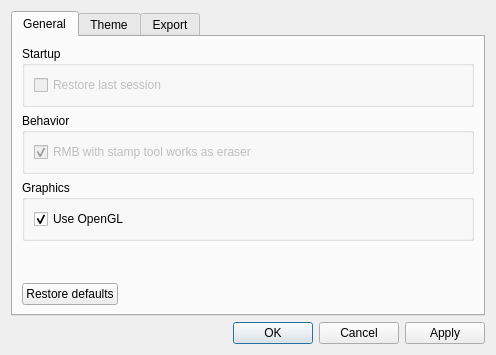
<?xml version="1.0" encoding="UTF-8"?>
<ui version="4.0">
 <class>settings_dialog</class>
 <widget class="QDialog" name="settings_dialog">
  <property name="geometry">
   <rect>
    <x>0</x>
    <y>0</y>
    <width>496</width>
    <height>355</height>
   </rect>
  </property>
  <property name="sizePolicy">
   <sizepolicy hsizetype="Preferred" vsizetype="Preferred">
    <horstretch>0</horstretch>
    <verstretch>0</verstretch>
   </sizepolicy>
  </property>
  <property name="windowTitle">
   <string>Settings</string>
  </property>
  <property name="windowOpacity">
   <double>1.000000000000000</double>
  </property>
  <layout class="QVBoxLayout" name="verticalLayout_2">
   <property name="sizeConstraint">
    <enum>QLayout::SetMaximumSize</enum>
   </property>
   <item>
    <widget class="QTabWidget" name="tabWidget">
     <property name="enabled">
      <bool>true</bool>
     </property>
     <property name="sizePolicy">
      <sizepolicy hsizetype="Preferred" vsizetype="Preferred">
       <horstretch>0</horstretch>
       <verstretch>0</verstretch>
      </sizepolicy>
     </property>
     <property name="maximumSize">
      <size>
       <width>9999</width>
       <height>9999</height>
      </size>
     </property>
     <property name="tabPosition">
      <enum>QTabWidget::North</enum>
     </property>
     <property name="tabShape">
      <enum>QTabWidget::Rounded</enum>
     </property>
     <property name="currentIndex">
      <number>0</number>
     </property>
     <widget class="QWidget" name="generalTab">
      <property name="sizePolicy">
       <sizepolicy hsizetype="Expanding" vsizetype="Expanding">
        <horstretch>0</horstretch>
        <verstretch>0</verstretch>
       </sizepolicy>
      </property>
      <attribute name="title">
       <string>General</string>
      </attribute>
      <layout class="QVBoxLayout" name="verticalLayout_3">
       <item>
        <widget class="QGroupBox" name="startupGroup">
         <property name="sizePolicy">
          <sizepolicy hsizetype="Preferred" vsizetype="Preferred">
           <horstretch>0</horstretch>
           <verstretch>0</verstretch>
          </sizepolicy>
         </property>
         <property name="title">
          <string>Startup</string>
         </property>
         <layout class="QFormLayout" name="formLayout_2">
          <item row="1" column="0">
           <widget class="QCheckBox" name="restoreLastSessionCheck">
            <property name="enabled">
             <bool>false</bool>
            </property>
            <property name="text">
             <string>Restore last session</string>
            </property>
           </widget>
          </item>
         </layout>
        </widget>
       </item>
       <item>
        <widget class="QGroupBox" name="behaviorGroup">
         <property name="sizePolicy">
          <sizepolicy hsizetype="Preferred" vsizetype="Preferred">
           <horstretch>0</horstretch>
           <verstretch>0</verstretch>
          </sizepolicy>
         </property>
         <property name="title">
          <string>Behavior</string>
         </property>
         <layout class="QFormLayout" name="formLayout_3">
          <item row="0" column="0">
           <widget class="QCheckBox" name="rmbStampEraserCheck">
            <property name="enabled">
             <bool>false</bool>
            </property>
            <property name="text">
             <string>RMB with stamp tool works as eraser</string>
            </property>
            <property name="checked">
             <bool>true</bool>
            </property>
           </widget>
          </item>
         </layout>
        </widget>
       </item>
       <item>
        <widget class="QGroupBox" name="graphicsGroup">
         <property name="title">
          <string>Graphics</string>
         </property>
         <layout class="QFormLayout" name="formLayout_5">
          <item row="0" column="0">
           <widget class="QCheckBox" name="openglCheck">
            <property name="text">
             <string>Use OpenGL</string>
            </property>
            <property name="checked">
             <bool>true</bool>
            </property>
           </widget>
          </item>
         </layout>
        </widget>
       </item>
       <item>
        <spacer name="verticalSpacer">
         <property name="orientation">
          <enum>Qt::Vertical</enum>
         </property>
         <property name="sizeType">
          <enum>QSizePolicy::Maximum</enum>
         </property>
         <property name="sizeHint" stdset="0">
          <size>
           <width>20</width>
           <height>40</height>
          </size>
         </property>
        </spacer>
       </item>
       <item>
        <widget class="QPushButton" name="generalRestoreDefaults">
         <property name="enabled">
          <bool>true</bool>
         </property>
         <property name="sizePolicy">
          <sizepolicy hsizetype="Fixed" vsizetype="Fixed">
           <horstretch>0</horstretch>
           <verstretch>0</verstretch>
          </sizepolicy>
         </property>
         <property name="toolTip">
          <string>Restore general settings to the default values</string>
         </property>
         <property name="text">
          <string>Restore defaults</string>
         </property>
        </widget>
       </item>
      </layout>
     </widget>
     <widget class="QWidget" name="themeTab">
      <attribute name="title">
       <string>Theme</string>
      </attribute>
      <layout class="QVBoxLayout" name="verticalLayout_4">
       <item>
        <layout class="QFormLayout" name="formLayout">
         <property name="formAlignment">
          <set>Qt::AlignLeading|Qt::AlignLeft|Qt::AlignTop</set>
         </property>
         <item row="0" column="1">
          <layout class="QHBoxLayout" name="themeSelectorLayout">
           <item>
            <widget class="QComboBox" name="themeComboBox">
             <property name="sizePolicy">
              <sizepolicy hsizetype="Fixed" vsizetype="Fixed">
               <horstretch>0</horstretch>
               <verstretch>0</verstretch>
              </sizepolicy>
             </property>
             <property name="toolTip">
              <string>The currently active theme</string>
             </property>
             <item>
              <property name="text">
               <string>Dark</string>
              </property>
             </item>
             <item>
              <property name="text">
               <string>Light</string>
              </property>
             </item>
             <item>
              <property name="text">
               <string>Atom One Dark</string>
              </property>
             </item>
            </widget>
           </item>
           <item>
            <widget class="QToolButton" name="themeOptionsButton">
             <property name="toolTip">
              <string>Theme options</string>
             </property>
             <property name="text">
              <string>...</string>
             </property>
            </widget>
           </item>
           <item>
            <spacer name="themeSpacer">
             <property name="orientation">
              <enum>Qt::Horizontal</enum>
             </property>
             <property name="sizeType">
              <enum>QSizePolicy::Expanding</enum>
             </property>
             <property name="sizeHint" stdset="0">
              <size>
               <width>40</width>
               <height>0</height>
              </size>
             </property>
            </spacer>
           </item>
           <item>
            <widget class="QPushButton" name="addThemeButton">
             <property name="text">
              <string/>
             </property>
             <property name="icon">
              <iconset resource="../../tactile.qrc">
               <normaloff>:/resources/icons/fluent/64/add.png</normaloff>:/resources/icons/fluent/64/add.png</iconset>
             </property>
            </widget>
           </item>
          </layout>
         </item>
         <item row="1" column="0">
          <widget class="QLabel" name="accentLabel">
           <property name="text">
            <string>Accent:</string>
           </property>
          </widget>
         </item>
         <item row="1" column="1">
          <widget class="QPushButton" name="accentColorButton">
           <property name="text">
            <string>Color</string>
           </property>
          </widget>
         </item>
         <item row="0" column="0">
          <widget class="QLabel" name="themeLabel">
           <property name="text">
            <string>Theme:</string>
           </property>
          </widget>
         </item>
        </layout>
       </item>
       <item>
        <widget class="QScrollArea" name="themeCustomizationScrollArea">
         <property name="widgetResizable">
          <bool>true</bool>
         </property>
         <widget class="QWidget" name="themeCustomizationWidget">
          <property name="geometry">
           <rect>
            <x>0</x>
            <y>0</y>
            <width>421</width>
            <height>165</height>
           </rect>
          </property>
          <layout class="QGridLayout" name="gridLayout">
           <property name="leftMargin">
            <number>3</number>
           </property>
           <property name="topMargin">
            <number>3</number>
           </property>
           <property name="rightMargin">
            <number>3</number>
           </property>
           <property name="bottomMargin">
            <number>3</number>
           </property>
           <item row="1" column="0">
            <widget class="QGroupBox" name="basicGroup">
             <property name="title">
              <string>Basic</string>
             </property>
             <property name="alignment">
              <set>Qt::AlignLeading|Qt::AlignLeft|Qt::AlignVCenter</set>
             </property>
             <layout class="QFormLayout" name="basicGroupLayout"/>
            </widget>
           </item>
           <item row="2" column="0">
            <widget class="QGroupBox" name="disabledGroup">
             <property name="title">
              <string>Disabled</string>
             </property>
             <property name="alignment">
              <set>Qt::AlignLeading|Qt::AlignLeft|Qt::AlignVCenter</set>
             </property>
             <property name="checkable">
              <bool>false</bool>
             </property>
             <property name="checked">
              <bool>false</bool>
             </property>
             <layout class="QFormLayout" name="disabledGroupLayout"/>
            </widget>
           </item>
           <item row="3" column="0">
            <spacer name="themeCustomizationSpacer">
             <property name="orientation">
              <enum>Qt::Vertical</enum>
             </property>
             <property name="sizeHint" stdset="0">
              <size>
               <width>20</width>
               <height>40</height>
              </size>
             </property>
            </spacer>
           </item>
          </layout>
         </widget>
        </widget>
       </item>
      </layout>
     </widget>
     <widget class="QWidget" name="exportTab">
      <property name="sizePolicy">
       <sizepolicy hsizetype="Expanding" vsizetype="Expanding">
        <horstretch>0</horstretch>
        <verstretch>0</verstretch>
       </sizepolicy>
      </property>
      <attribute name="title">
       <string>Export</string>
      </attribute>
      <layout class="QVBoxLayout" name="verticalLayout">
       <item>
        <layout class="QFormLayout" name="exportMiscLayout">
         <item row="0" column="0" colspan="2">
          <widget class="QCheckBox" name="embedTilesetsCheck">
           <property name="enabled">
            <bool>true</bool>
           </property>
           <property name="toolTip">
            <string>Embed tileset data in map files.</string>
           </property>
           <property name="text">
            <string>Embed tilesets</string>
           </property>
           <property name="checked">
            <bool>false</bool>
           </property>
          </widget>
         </item>
         <item row="1" column="0" colspan="2">
          <widget class="QCheckBox" name="readableOutputCheck">
           <property name="toolTip">
            <string>Human-readable saves are easy for humans to process, but take up
                          more space
                        </string>
           </property>
           <property name="text">
            <string>Human-readable output</string>
           </property>
           <property name="checked">
            <bool>true</bool>
           </property>
          </widget>
         </item>
         <item row="2" column="0">
          <widget class="QLabel" name="defaultFormatLabel">
           <property name="text">
            <string>Default format:</string>
           </property>
          </widget>
         </item>
         <item row="2" column="1">
          <widget class="QComboBox" name="defaultFormatCombo">
           <property name="sizePolicy">
            <sizepolicy hsizetype="Fixed" vsizetype="Fixed">
             <horstretch>0</horstretch>
             <verstretch>0</verstretch>
            </sizepolicy>
           </property>
           <property name="toolTip">
            <string>The default save format</string>
           </property>
           <property name="currentText">
            <string>JSON</string>
           </property>
           <item>
            <property name="text">
             <string>JSON</string>
            </property>
           </item>
           <item>
            <property name="text">
             <string>TMX (XML)</string>
            </property>
           </item>
          </widget>
         </item>
        </layout>
       </item>
       <item>
        <widget class="QGroupBox" name="compatGroup">
         <property name="toolTip">
          <string>Settings only relevant for Tiled compatibility</string>
         </property>
         <property name="title">
          <string>Tiled compatibility</string>
         </property>
         <layout class="QFormLayout" name="formLayout_4">
          <item row="0" column="0" colspan="2">
           <widget class="QCheckBox" name="generateDefaultsCheck">
            <property name="toolTip">
             <string>Generate default values of attributes in save files.</string>
            </property>
            <property name="text">
             <string>Generate default values</string>
            </property>
           </widget>
          </item>
          <item row="1" column="0">
           <widget class="QLabel" name="tileWidthLabel">
            <property name="text">
             <string>Tile width:</string>
            </property>
           </widget>
          </item>
          <item row="1" column="1">
           <widget class="QLineEdit" name="tileWidthEdit">
            <property name="sizePolicy">
             <sizepolicy hsizetype="Minimum" vsizetype="Fixed">
              <horstretch>0</horstretch>
              <verstretch>0</verstretch>
             </sizepolicy>
            </property>
            <property name="maximumSize">
             <size>
              <width>50</width>
              <height>16777215</height>
             </size>
            </property>
            <property name="toolTip">
             <string>The top-level tile width</string>
            </property>
            <property name="inputMethodHints">
             <set>Qt::ImhDigitsOnly</set>
            </property>
            <property name="text">
             <string>32</string>
            </property>
           </widget>
          </item>
          <item row="2" column="0">
           <widget class="QLabel" name="tileHeightLabel">
            <property name="text">
             <string>Tile height:</string>
            </property>
           </widget>
          </item>
          <item row="2" column="1">
           <widget class="QLineEdit" name="tileHeightEdit">
            <property name="sizePolicy">
             <sizepolicy hsizetype="Minimum" vsizetype="Fixed">
              <horstretch>0</horstretch>
              <verstretch>0</verstretch>
             </sizepolicy>
            </property>
            <property name="maximumSize">
             <size>
              <width>50</width>
              <height>16777215</height>
             </size>
            </property>
            <property name="toolTip">
             <string>The top-level tile height</string>
            </property>
            <property name="text">
             <string>32</string>
            </property>
           </widget>
          </item>
         </layout>
        </widget>
       </item>
       <item>
        <spacer name="exportSpacer">
         <property name="orientation">
          <enum>Qt::Vertical</enum>
         </property>
         <property name="sizeType">
          <enum>QSizePolicy::Maximum</enum>
         </property>
         <property name="sizeHint" stdset="0">
          <size>
           <width>20</width>
           <height>40</height>
          </size>
         </property>
        </spacer>
       </item>
       <item>
        <widget class="QPushButton" name="exportRestoreDefaults">
         <property name="sizePolicy">
          <sizepolicy hsizetype="Fixed" vsizetype="Fixed">
           <horstretch>0</horstretch>
           <verstretch>0</verstretch>
          </sizepolicy>
         </property>
         <property name="toolTip">
          <string>Restore export settings to the default values</string>
         </property>
         <property name="text">
          <string>Restore defaults</string>
         </property>
        </widget>
       </item>
      </layout>
     </widget>
    </widget>
   </item>
   <item>
    <widget class="QDialogButtonBox" name="buttonBox">
     <property name="orientation">
      <enum>Qt::Horizontal</enum>
     </property>
     <property name="standardButtons">
      <set>QDialogButtonBox::Apply|QDialogButtonBox::Cancel|QDialogButtonBox::Ok</set>
     </property>
     <property name="centerButtons">
      <bool>false</bool>
     </property>
    </widget>
   </item>
  </layout>
 </widget>
 <resources>
  <include location="../../tactile.qrc"/>
 </resources>
 <connections>
  <connection>
   <sender>buttonBox</sender>
   <signal>accepted()</signal>
   <receiver>settings_dialog</receiver>
   <slot>accept()</slot>
   <hints>
    <hint type="sourcelabel">
     <x>248</x>
     <y>254</y>
    </hint>
    <hint type="destinationlabel">
     <x>157</x>
     <y>274</y>
    </hint>
   </hints>
  </connection>
  <connection>
   <sender>buttonBox</sender>
   <signal>rejected()</signal>
   <receiver>settings_dialog</receiver>
   <slot>reject()</slot>
   <hints>
    <hint type="sourcelabel">
     <x>316</x>
     <y>260</y>
    </hint>
    <hint type="destinationlabel">
     <x>286</x>
     <y>274</y>
    </hint>
   </hints>
  </connection>
 </connections>
</ui>
